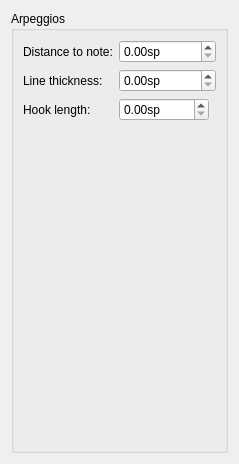
      <widget class="QWidget" name="PageArpeggios">
       <layout class="QVBoxLayout" name="verticalLayout_15">
        <property name="spacing">
         <number>0</number>
        </property>
        <item>
         <widget class="QGroupBox" name="groupBox_7">
          <property name="title">
           <string>Arpeggios</string>
          </property>
          <property name="flat">
           <bool>false</bool>
          </property>
          <layout class="QVBoxLayout" name="verticalLayout_16">
           <item>
            <layout class="QFormLayout" name="formLayout_7">
             <property name="fieldGrowthPolicy">
              <enum>QFormLayout::ExpandingFieldsGrow</enum>
             </property>
             <item row="0" column="0">
              <widget class="QLabel" name="label_26">
               <property name="text">
                <string>Distance to note:</string>
               </property>
               <property name="buddy">
                <cstring>arpeggioNoteDistance</cstring>
               </property>
              </widget>
             </item>
             <item row="0" column="1">
              <widget class="QDoubleSpinBox" name="arpeggioNoteDistance">
               <property name="suffix">
                <string>sp</string>
               </property>
               <property name="maximum">
                <double>99999999.000000000000000</double>
               </property>
               <property name="singleStep">
                <double>0.200000000000000</double>
               </property>
              </widget>
             </item>
             <item row="1" column="0">
              <widget class="QLabel" name="label_27">
               <property name="text">
                <string>Line thickness:</string>
               </property>
               <property name="buddy">
                <cstring>arpeggioLineWidth</cstring>
               </property>
              </widget>
             </item>
             <item row="1" column="1">
              <widget class="QDoubleSpinBox" name="arpeggioLineWidth">
               <property name="suffix">
                <string>sp</string>
               </property>
               <property name="maximum">
                <double>999999.000000000000000</double>
               </property>
               <property name="singleStep">
                <double>0.010000000000000</double>
               </property>
              </widget>
             </item>
             <item row="2" column="0">
              <widget class="QLabel" name="label_28">
               <property name="text">
                <string>Hook length:</string>
               </property>
               <property name="buddy">
                <cstring>arpeggioHookLen</cstring>
               </property>
              </widget>
             </item>
             <item row="2" column="1">
              <widget class="QDoubleSpinBox" name="arpeggioHookLen">
               <property name="suffix">
                <string>sp</string>
               </property>
               <property name="maximum">
                <double>99999.000000000000000</double>
               </property>
               <property name="singleStep">
                <double>0.100000000000000</double>
               </property>
              </widget>
             </item>
            </layout>
           </item>
           <item>
            <spacer name="verticalSpacer_8">
             <property name="orientation">
              <enum>Qt::Vertical</enum>
             </property>
             <property name="sizeHint" stdset="0">
              <size>
               <width>20</width>
               <height>320</height>
              </size>
             </property>
            </spacer>
           </item>
          </layout>
         </widget>
        </item>
       </layout>
      </widget>
